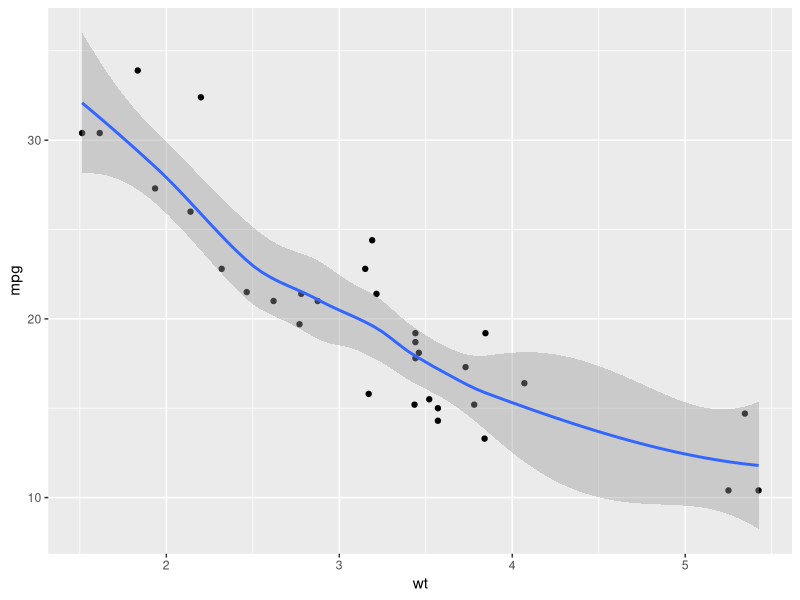
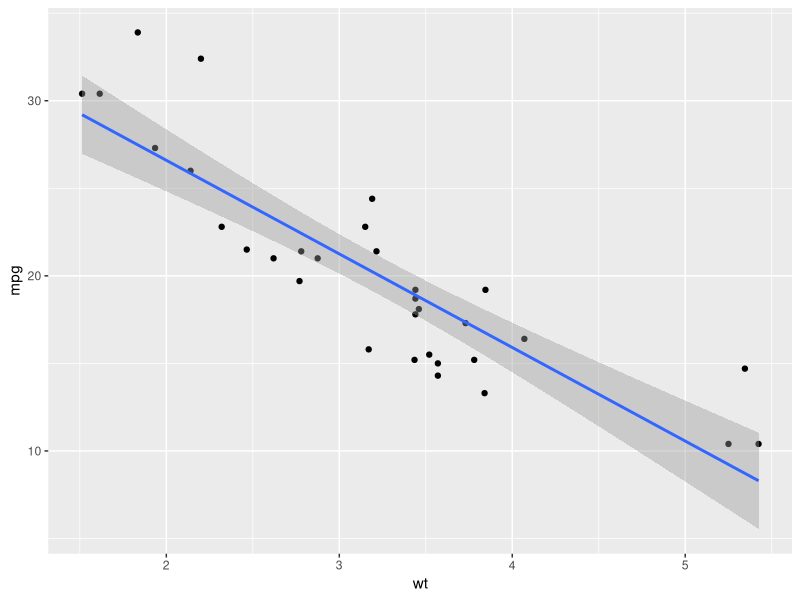
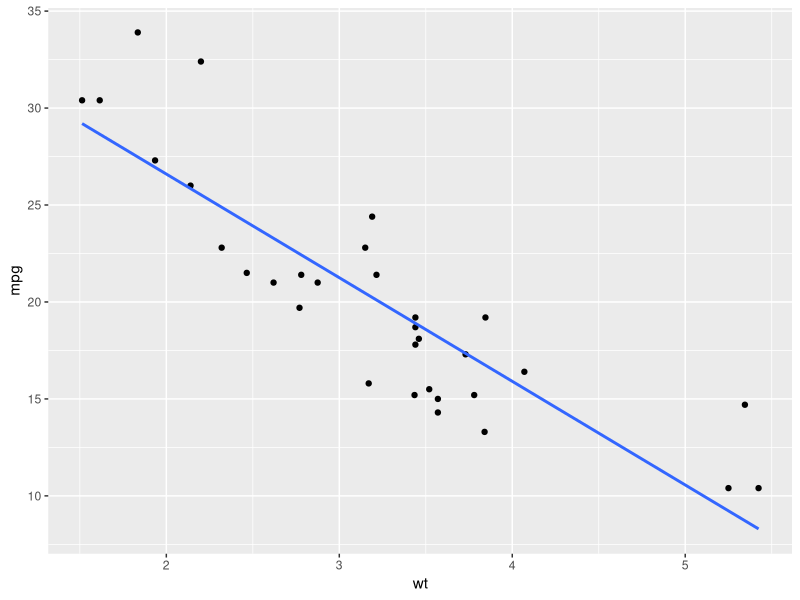
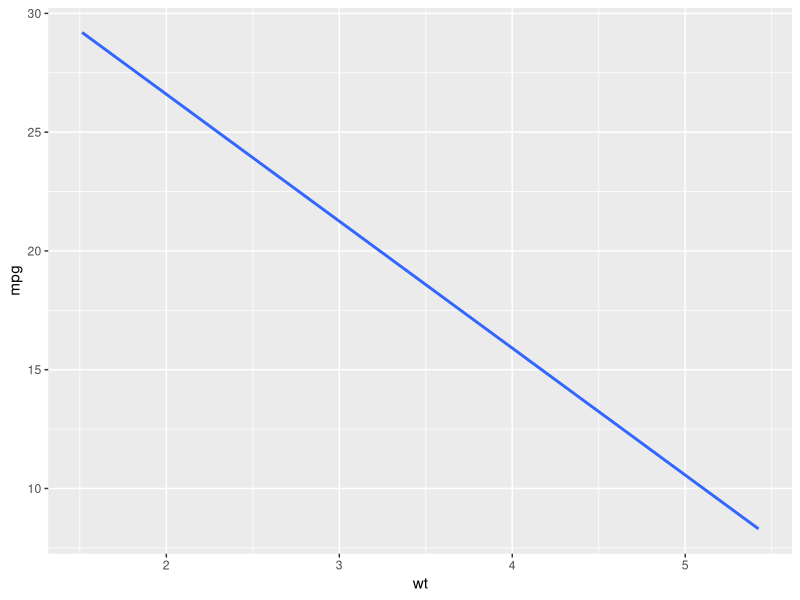
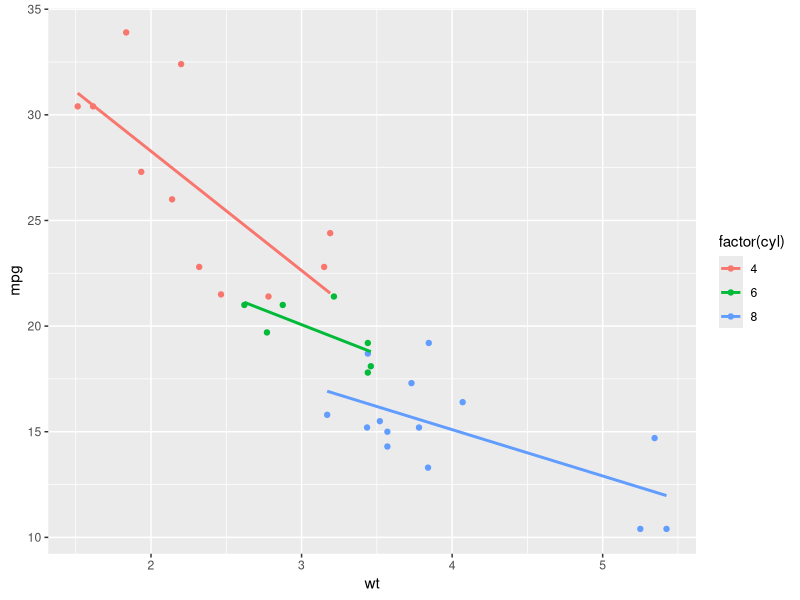
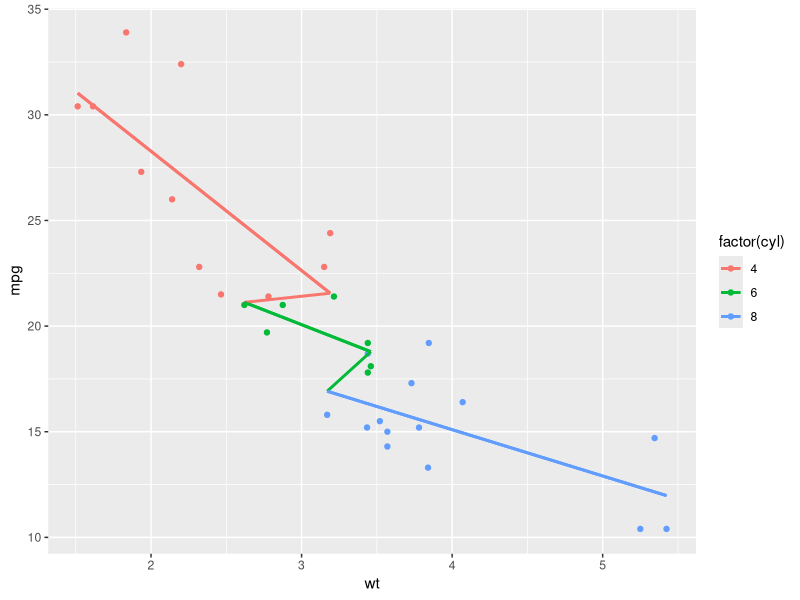
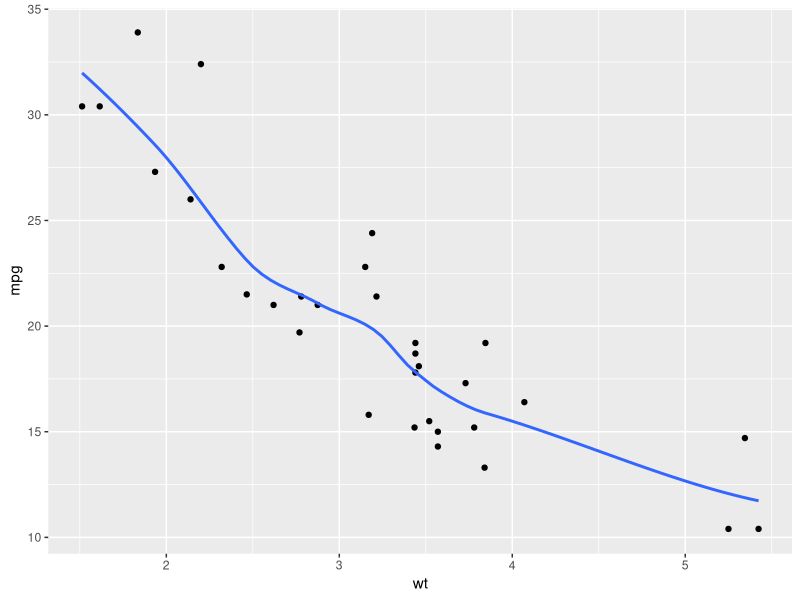
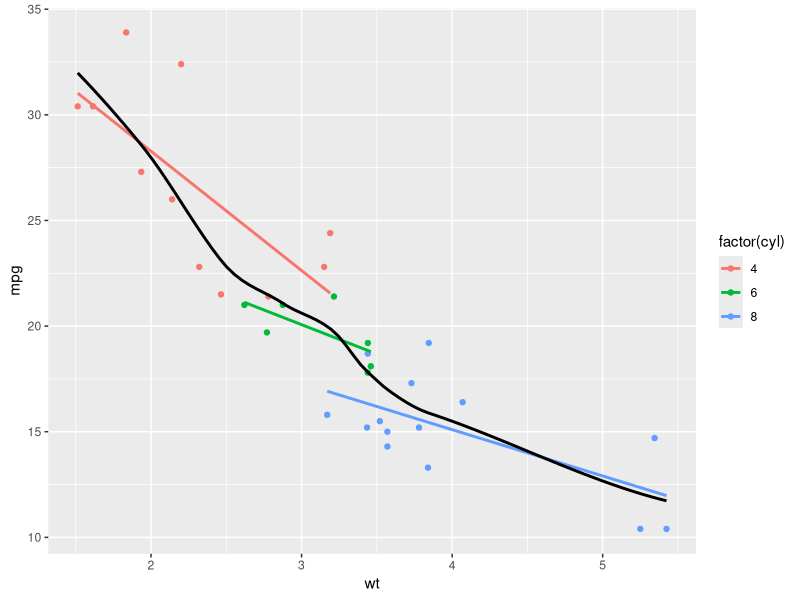

Here is the R script that generated these plots, in order:
## ---- chunk 1
knitr::opts_chunk$set(error = TRUE, collapse = TRUE, comment = "#>")
## ---- chunk 2
library(readr)
library(dplyr)
library(ggplot2)
library(tidyr)
library(skimr)
library(knitr)
library(kableExtra)
library(RColorBrewer)
## ---- chunk 3
mtcars_tbl <- as_tibble(mtcars)

glimpse(mtcars_tbl)

kable(head(mtcars_tbl)) %>% 
  kable_styling(bootstrap_options = "striped", full_width = F)
## ---- chunk 4

par(mfrow = c(2, 2))

# A scatter plot with LOESS smooth
ggplot(mtcars, aes(x = wt, y = mpg)) +
  geom_point() +
  geom_smooth(method = "loess")


# A scatter plot with an ordinary Least Squares linear model
ggplot(mtcars, aes(x = wt, y = mpg)) +
  geom_point() +
  geom_smooth(method = "lm")


# The previous plot, without CI ribbon
ggplot(mtcars, aes(x = wt, y = mpg)) +
  geom_point() +
  geom_smooth(method = "lm", se=FALSE)

# The previous plot, without points
ggplot(mtcars, aes(x = wt, y = mpg)) +
  stat_smooth(method = "lm", se=FALSE)
## ---- chunk 5
# 1 - Define cyl as a factor variable
ggplot(mtcars, aes(x = wt, y = mpg, col = factor(cyl))) +
  geom_point() +
  stat_smooth(method = "lm", se = FALSE)

# 2 - Plot 1, plus another stat_smooth() containing a nested aes()
ggplot(mtcars, aes(x = wt, y = mpg, col = factor(cyl))) +
  geom_point() +
  stat_smooth(method = "lm", se = FALSE) +
  stat_smooth(method = "lm", se = FALSE, group = 1)
## ---- chunk 6

par(mfrow = c(2, 2))

# Plot 1: change the LOESS span
ggplot(mtcars, aes(x = wt, y = mpg)) +
  geom_point() +
  # Add span below
  geom_smooth(se = FALSE, span = 0.7)

# Plot 2: Set the second stat_smooth() to use LOESS with a span of 0.7
ggplot(mtcars, aes(x = wt, y = mpg, col = factor(cyl))) +
  geom_point() +
  stat_smooth(method = "lm", se = FALSE) +
  # Change method and add span below
  stat_smooth(method = "loess", aes(group = 1),
              se = FALSE, col = "black", span = 0.7)

# Plot 3: Set col to "All", inside the aes layer of stat_smooth()
ggplot(mtcars, aes(x = wt, y = mpg, col = factor(cyl))) +
  geom_point() +
  stat_smooth(method = "lm", se = FALSE) +
  stat_smooth(method = "loess",
              # Add col inside aes()
              aes(group = 1, col = "All"),
              # Remove the col argument below
              se = FALSE, span = 0.7)

# Plot 4: Add scale_color_manual to change the colors
myColors <- c(brewer.pal(3, "Dark2"), "black")
ggplot(mtcars, aes(x = wt, y = mpg, col = factor(cyl))) +
  geom_point() +
  stat_smooth(method = "lm", se = FALSE, span = 0.7) +
  stat_smooth(method = "loess", 
              aes(group = 1, col="All"), 
              se = FALSE, span = 0.7) +
  # Add correct arguments to scale_color_manual
  scale_color_manual("Cylinders", values = myColors)
## ---- chunk 7
set.seed(123)

xx <- rnorm(100)

mean(xx)

mean(xx) + (sd(xx) * c(-1, 1))

library(Hmisc)
smean.sdl(xx, mult = 1)

# ggplot2
mean_sdl(xx, mult = 1)

# we can use this in ggplot2 by calling the fun.data function
p <- ggplot(iris, aes(x = Species, y = Sepal.Length)) 

p + stat_summary(fun.data = mean_sdl, fun.args = list(mult = 1))


## ---- chunk 8
ggplot(iris, aes(x = Species, y = Sepal.Length)) + 
  stat_summary(fun.y = mean, geom = "point") + 
  stat_summary(fun.data = mean_sdl, 
                 fun.args = list(mult = 1), 
                 geom = "errorbar", width = 0.1)

ggplot(iris, aes(x = Species, y = Sepal.Length)) + 
  stat_summary(fun.y = mean, geom = "bar", fill = "skyblue") + 
  stat_summary(fun.data = mean_sdl, fun.args = list(mult = 1),
               geom = "errorbar", width = 0.1)

## ---- chunk 9
ERR <- qt(0.975, length(xx) - 1) * (sd(xx) / sqrt(length(xx)))

mean(xx) + (ERR* c(-1, 1))
            
smean.cl.normal(xx)

mean_cl_normal(xx)

ggplot(iris, aes(x = Species, y = Sepal.Length)) + 
  stat_summary(fun.data = mean_cl_normal, width = 0.1)
## ---- chunk 10
library(MASS)
mam.new <- data.frame(body = log10(mammals$body))
ggplot(mam.new, aes(x = body)) + 
  geom_histogram(aes( y = ..density..)) + 
  geom_rug() + 
  stat_function(fun = dnorm, colour = "red", 
                arg = list(mean = mean(mam.new$body),
                           sd = sd(mam.new$body)))

# QQplot

mam.new$slope <- diff(quantile(mam.new$body, c(0.25, 0.75))) /
diff(qnorm(c(0.25, 0.75)))
mam.new$int <- quantile(mam.new$body, 0.25) -
mam.new$slope * qnorm(0.25)
ggplot(mam.new, aes(sample = body)) + 
  stat_qq() + 
  geom_abline(aes(slope = slope, intercept = int), col = "red")
